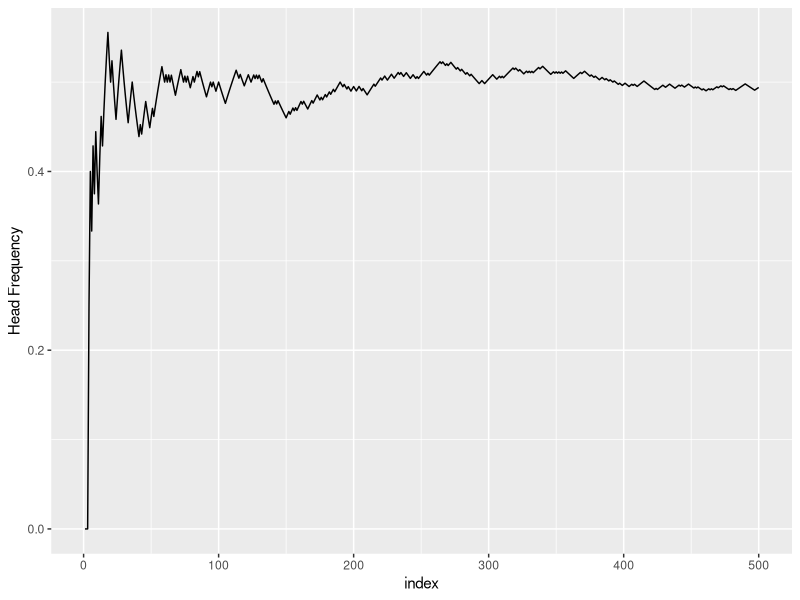

This chart was generated by the following R code: (Note: this script raises an error after producing the figure.)
## ---- chunk 1
    diamonds <- ggplot2::diamonds
    class(lm(carat ~. , data = diamonds))
    class(glm(I(cut %in% c("Fair", "Good")) ~. , 
              data = diamonds, family = "binomial"))
## ---- chunk 2
    diamond_lm <- lm(carat ~ ., data = diamonds)
    class(diamond_lm)
    names(diamond_lm) # no need to directly interact with these
## ---- chunk 3
    summary(diamonds$carat)
    summary(diamonds$cut)
## ---- chunk 4
# coin object
coin <- c("heads", "tails")
## ---- chunk 5
sample(coin, size = 1)
## ---- chunk 6
sample(coin, size = 5, replace = TRUE)
## ---- chunk 7
toss <- function(coin, times = 1) {
  sample(coin, size = times, replace = TRUE)
}

toss(coin, times = 1)
## ---- chunk 8
# five tosses
five <- toss(coin, times = 5)

# proportion of heads
sum(five == "heads") / 5
## ---- chunk 9
# relative frequencies of heads
cumsum(five == "heads") / 1:length(five)
## ---- chunk 10
library(tidyverse)
set.seed(5938)
hundreds <- toss(coin, times = 500)
head_freqs <- cumsum(hundreds == "heads") / 1:500

my_data_vis <- data.frame(index = 1:length(hundreds),
                          flips = hundreds, 
                          head_freqs = head_freqs)
ggplot(my_data_vis) + 
  geom_line(aes(x = index, y = head_freqs)) +
  labs(y = "Head Frequency")

## ---- chunk 11
# random seed
set.seed(534)

# five tosses
five <- toss(coin, times = 5)

# prop of heads in five
sum(five == "heads") / length(five)
## ---- chunk 12
# six tosses
six <- toss(coin, times = 6)

# prop of heads in six
sum(six == "heads") / length(five)
## ---- chunk 13
# object coin
coin1 <- structure(c("heads", "tails"), 
                   class = "coin")  # better approach

# object coin
coin2 <- c("heads", "tails")
class(coin2) <- "coin" 
## ---- chunk 14
inherits(coin2, "coin")
## ---- chunk 15
flip <- function(coin, times = 1) {
  sample(coin, size = times, replace = TRUE)
}

flip(coin1)
## ---- chunk 16
flip(c('tic', 'tac', 'toe'))
## ---- chunk 17
flip <- function(coin, times = 1) {
  if (class(coin) != "coin") {
    stop("\nflip() requires an object 'coin'")
  }
  sample(coin, size = times, replace = TRUE)
}

# ok
flip(coin1)

# bad coin
flip(c('tic', 'tac', 'toe'))
## ---- chunk 18
# print method
print

# plot method
plot
## ---- chunk 19
# methods for objects "matrix"
methods(class = "matrix")
## ---- chunk 20
flip <- function(x, ...) UseMethod("flip")
## ---- chunk 21
flip.coin <- function(x, times = 1) {
  sample(x, size = times, replace = TRUE)
}
## ---- chunk 22
# good
flip(coin1)

# bad (no flip() method for regular vectors)
flip(c('tic', 'tac', 'toe'))
## ---- chunk 23
# object coin
coin1 <- c("heads", "tails")
class(coin1) <- "coin" 

# bad coin
ttt <- c('tic', 'tac', 'toe')
class(ttt) <- "coin"

flip(ttt) # now flips :/
## ---- chunk 24
coin <- function(object = c("heads", "tails")) {
  class(object) <- "coin"
  object
}

# default coin
coin()
# another coin
coin(c("h", "t"))
## ---- chunk 25
ttt <- coin(c("tick", "tac", "toe")) # still undesirable
## ---- chunk 26
coin <- function(object = c("heads", "tails")) {
  if (length(object) != 2) {
    stop("\n'object' must be of length 2")
  }
  class(object) <- "coin"
  object
}

standard <- coin()
standard
ttt <- coin(c("tick", "tac", "toe"))
## ---- chunk 27
coin <- function(object = c("heads", "tails"), prob = c(0.5, 0.5)) {
  if (length(object) != 2) {
    stop("\n'object' must be of length 2")
  }
  attr(object, "prob") <- prob
  class(object) <- "coin"
  object
}

coin()
## ---- chunk 28
sample(c("R","D"),size = 6, replace = TRUE) %>% 
  factor() %>%
  unclass %>% # unclass removes the class structure that makes print pretty
  print
## ---- chunk 29
check_prob <- function(prob) {
  if (!is.numeric(prob)) {
    stop("\n'prob' must be a numeric vector")
  }
  if (length(prob) != 2 | !is.numeric(prob)) {
    stop("\n'prob' must be a numeric vector of length 2")
  }
  if (any(prob < 0) | any(prob > 1)) {
    stop("\n'prob' values must be between 0 and 1")
  }
  if (sum(prob) != 1) {
    stop("\nelements in 'prob' must add up to 1")
  }
  TRUE
}
## ---- chunk 30
coin <- function(object = c("heads", "tails"), prob = c(0.5, 0.5)) {
  if (length(object) != 2) {
    stop("\n'object' must be of length 2")
  }
  check_prob(prob)
  attr(object, "prob") <- prob
  class(object) <- "coin"
  object
}

flip.coin <- function(x, times = 1) {
  sample(x, prob = attr(x, "prob"),
         size = times, replace = TRUE)
}

coin1 <- coin()
## ---- chunk 31
glm(I(cut %in% c("Fair", "Good")) ~. , 
    data = diamonds, family = "binomial") %>% class
## ---- chunk 32
rare_coin <- function(name, year, ...){
  object <- coin(...)
  attr(object, "name") <- name
  attr(object, "year") <- year
  class(object) <- c("rare_coin", "coin")
  object
}
## ---- chunk 33
my_penny <- rare_coin(name = "Lincoln penny", year =  1972)
class(my_penny)
flip(my_penny)
## ---- chunk 34
print.coin <- function(coin){
  cat(paste0("Coin: ", coin[1], "/", coin[2], "\n"))
  prob <- attr(coin, "prob")
  cat(paste0("  Prob: ", prob[1], "/", prob[2], "\n"))
}

print.rare_coin <- function(coin){
  cat(paste0("Rare coin: ", attr(coin, "name"),
      ", ", attr(coin, "year"), "\n"))
  print.coin(coin)
}

print(coin1)
print(my_penny)
